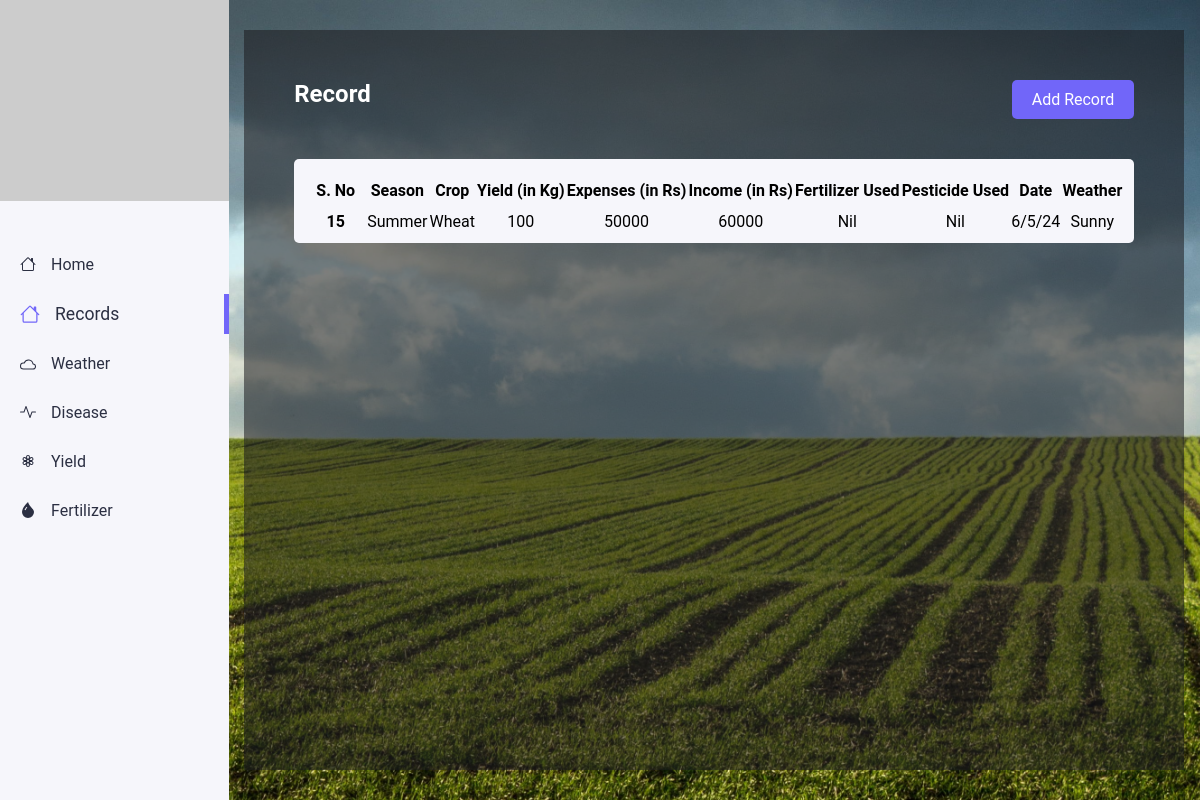
The page /records (signed in) on the database its author committed.
### tables this page shows
CREATE TABLE records 
            (recordid INTEGER PRIMARY KEY AUTOINCREMENT, 
            userId INTEGER,
            season TEXT,
            crop TEXT,
            yield TEXT,
            expenses TEXT,
            income TEXT,
            pesticide TEXT,
            fertilizer TEXT,
            weather TEXT,
            date TEXT
            );

### app.py (the view, shortened to what this page needs)
@app.route('/records', methods=['GET','POST'])
def records():
    if 'userid' not in session:
        return render_template('index.html')
    conn = sqlite3.connect(app.config['DATABASE'])
    cur = conn.cursor()
    cur.execute("SELECT recordid, season, crop, yield, expenses, income, fertilizer, pesticide, date, weather FROM records WHERE userId = ?", (session['userid'],))
    records = cur.fetchall()
    conn.close()
    return render_template('records.html', records=records)

### templates/records.html (shortened to what this page needs)
<!DOCTYPE html>
<html lang="en">
<head>
</head>
<body>
    <div class="side-bar">
        <div class="logo">
            <img src="https://picsum.photos/id/684/600/400" alt="">
        </div>
        <div class="menu1">
            <a href="{{ url_for('dashboard') }}">
            <div class="opt ">
                Home
            </div>
            </a>
            <a href="{{ url_for('records') }}">
            <div class="opt selected-opt">
                Records
            </div>
            </a>
            <a href="{{ url_for('weather') }}">
            <div class="opt">
                Weather
            </div>
            </a>
            <a href="{{ url_for('disease') }}">
            <div class="opt">
                Disease
            </div>
            </a>
            <a href="{{ url_for('yield_prediction') }}">
            <div class="opt">
                Yield
            </div>
            </a>
            <a href="{{ url_for('fertilizer_recommendation') }}">
            <div class="opt">
                Fertilizer
            </div>
            </a>
        </div>
    </div>
    <div class="main-back">
    <div class="main-content">
        <div class="top">
            <h2 style="color: white">Record</h2>
            <button class="add_rec" onclick="addrec();">Add Record</button>
        </div>
        <table class="table table-hover">
            <thead>
              <tr>
                <th scope="col" style="padding: 10px;">S. No</th>
                <th scope="col">Season</th>
                <th scope="col">Crop</th>
                <th scope="col">Yield (in Kg)</th>
                <th scope="col">Expenses (in Rs)</th>
                <th scope="col">Income (in Rs)</th>
                <th scope="col">Fertilizer Used</th>
                <th scope="col">Pesticide Used</th>
                <th scope="col">Date</th>
                <th scope="col">Weather</th>
              </tr>
            </thead>
            <tbody>
            {% for rec in records %}
              <tr>
                <th scope="row">{{ rec[0] }}</th>
                <td>{{ rec[1] }}</td>
                <td>{{ rec[2] }}</td>
                <td>{{ rec[3] }}</td>
                <td>{{ rec[4] }}</td>
                <td>{{ rec[5] }}</td>
                <td>{{ rec[6] }}</td>
                <td>{{ rec[7] }}</td>
                <td>{{ rec[8] }}</td>
                <td>{{ rec[9] }}</td>
              </tr>
            {% endfor %}
            </tbody>
          </table>
        </div>
    </div>
</body>
</html>

### templates/records.html (style rules this page uses)
* { margin: 0; padding: 0; font-family: 'roboto', sans-serif; }
body { display: flex; }
.side-bar { width: 20vw; height: 100vh; background-color: #F6F6FB; }
.logo { width: 100%; }
.logo img { width: 100%; object-fit: cover; }
.menu1 { display: flex; flex-direction: column; gap: 10px; padding: 10px; margin-top: 30px; }
.opt { display: flex; align-items: center; gap: 15px; padding: 10px; color: #2B2F42 }
.selected-opt { font-size: 1.1rem; border-right: 5px solid #7166F9; margin-right: -10px; }
.selected-opt svg { fill: #7166F9; width: 20px; height: 20px; }
.main-content { width: 70vw; height: 80vh; padding: 50px; background-color: #1c1c208d; position: relative; }
.main-back { background-image: url('static/imgs/crop1.jpg'); background-size: cover; background-position: center; width: 85vw; height: 100vh; display: flex; align-items: center; justify-content: center; }
.top { display: flex; justify-content: space-between; }
.add_rec { padding: 10px 20px; background-color: #7166F9; color: white; border: none; border-radius: 5px; cursor: pointer; }
table { margin-top: 40px; width: 100%; }
a { all: unset; cursor: pointer; }
table { background-color: #F6F6FB; padding: 10px; border-radius: 5px; text-align: center; }
button { all: unset; }

### rows shown on the page
records: recordid "15", season "Summer", crop "Wheat", yield "100", expenses "50000", income "60000", fertilizer "Nil", pesticide "Nil", date "6/5/24", weather "Sunny"
